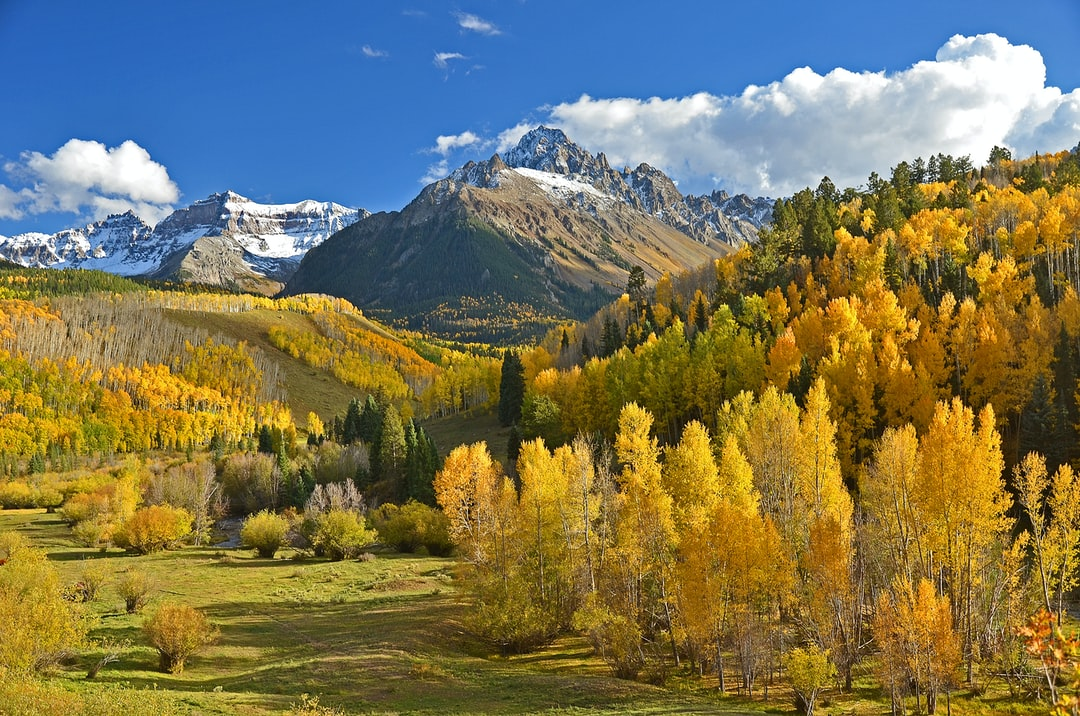
#> input picture images/AC.jpg, 1080 x 716 px
$ python contour.py
#> lines starting #> are read from the running program, lines starting #| are printed output that depends on the picture; after the words box and inside, x2 and y2 are one past the last pixel; in counts of white or black regions, pixels touching at a corner belong together
import cv2 as cv
import numpy as np

img = cv.imread('images/AC.jpg')
#> img is the input picture: shape (716, 1080, 3); mean B, G, R 87, 118.7, 123.1
cv.imshow('Original', img)

blank = np.zeros(img.shape, dtype='uint8')
cv.imshow('Blank', blank)

gray = cv.cvtColor(img, cv.COLOR_BGR2GRAY)
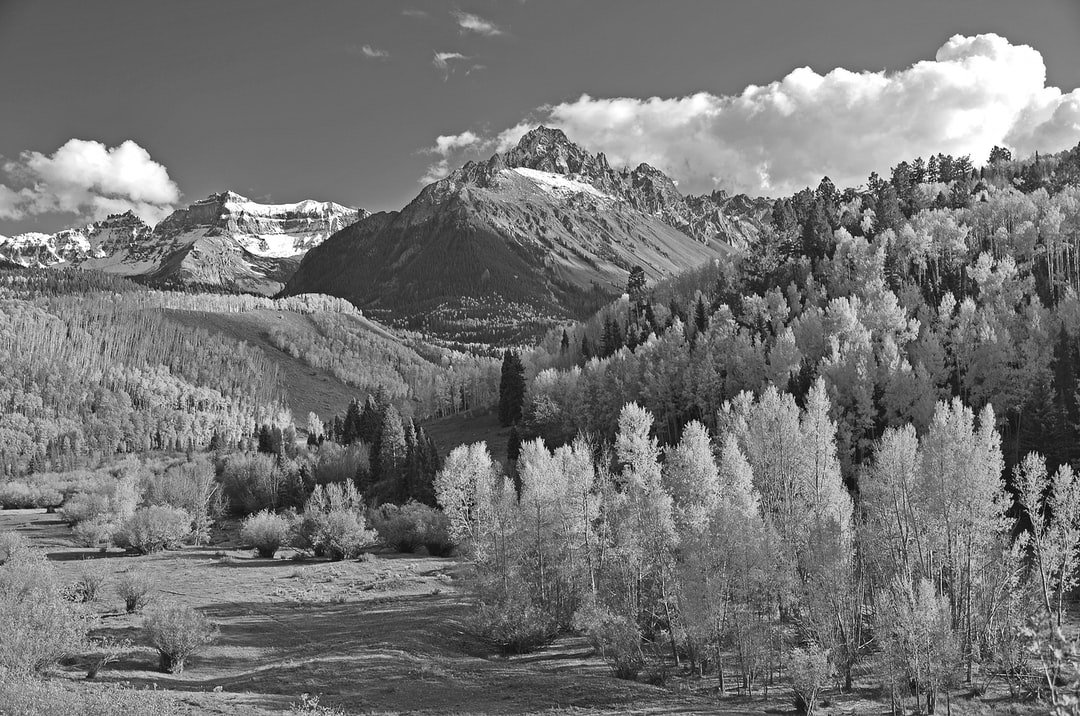
#> gray: shape (716, 1080); min 0, max 255, mean 116.4
cv.imshow('Gray', gray)

blur = cv.GaussianBlur(gray, (5, 5), cv.BORDER_DEFAULT)
cv.imshow('Blur', blur)

canny = cv.Canny(blur, 125, 175)
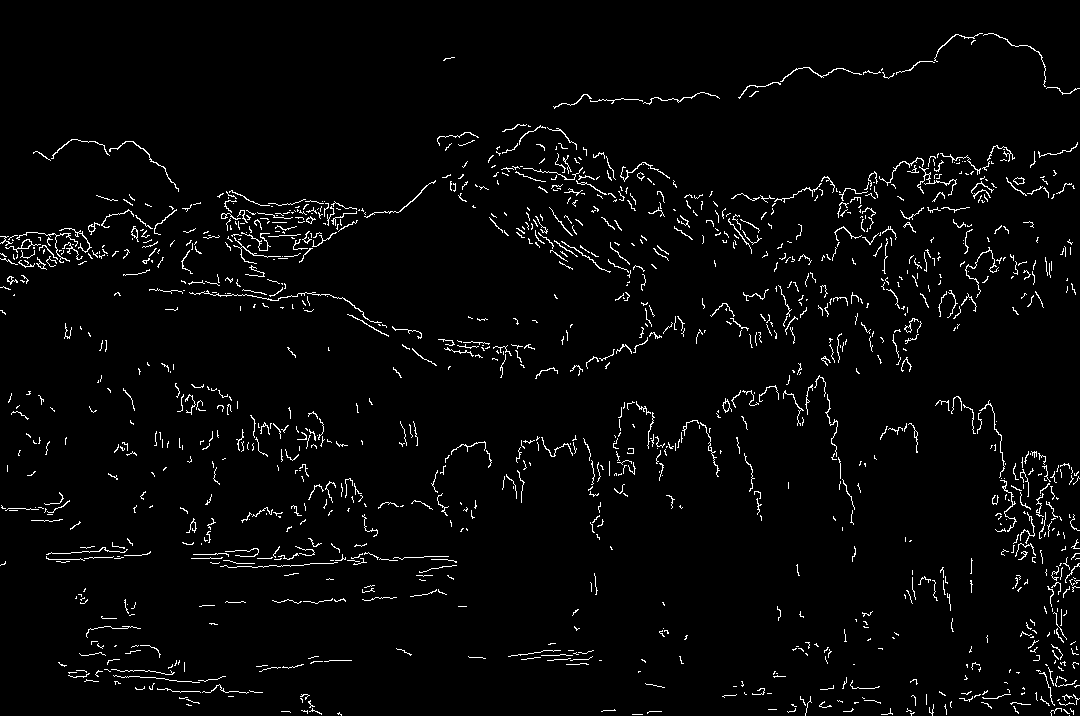
#> canny: shape (716, 1080); 2.9% white in thin lines or dots
cv.imshow('Canny Edges', canny)

# ret, thresh = cv.threshold(gray, 125, 255, cv.THRESH_BINARY)
# cv.imshow('Thresh', thresh)

contours, hierarchy = cv.findContours(canny, cv.RETR_LIST, cv.CHAIN_APPROX_SIMPLE)
#> contours = 1298 contours, 1261 with area under 20; largest, box (x1, y1, x2, y2) and area: (5, 239, 41, 253) 74, (21, 239, 32, 249) 60, (722, 398, 732, 413) 53, (1013, 177, 1025, 185) 50, (723, 401, 730, 412) 44
# cv.RETR_LIST : List all contours captured
# cv.RETR_TREE : List all contours and their hierarchy
# cv.RETR_EXTERNAL : List only the external contours

print(f'Contours found: {len(contours)}')
#| Contours found: 1298

# contours, hierarchy = cv.findContours(thresh, cv.RETR_LIST, cv.CHAIN_APPROX_SIMPLE)

cv.drawContours(blank, contours, -1, (0,0,255), 1)
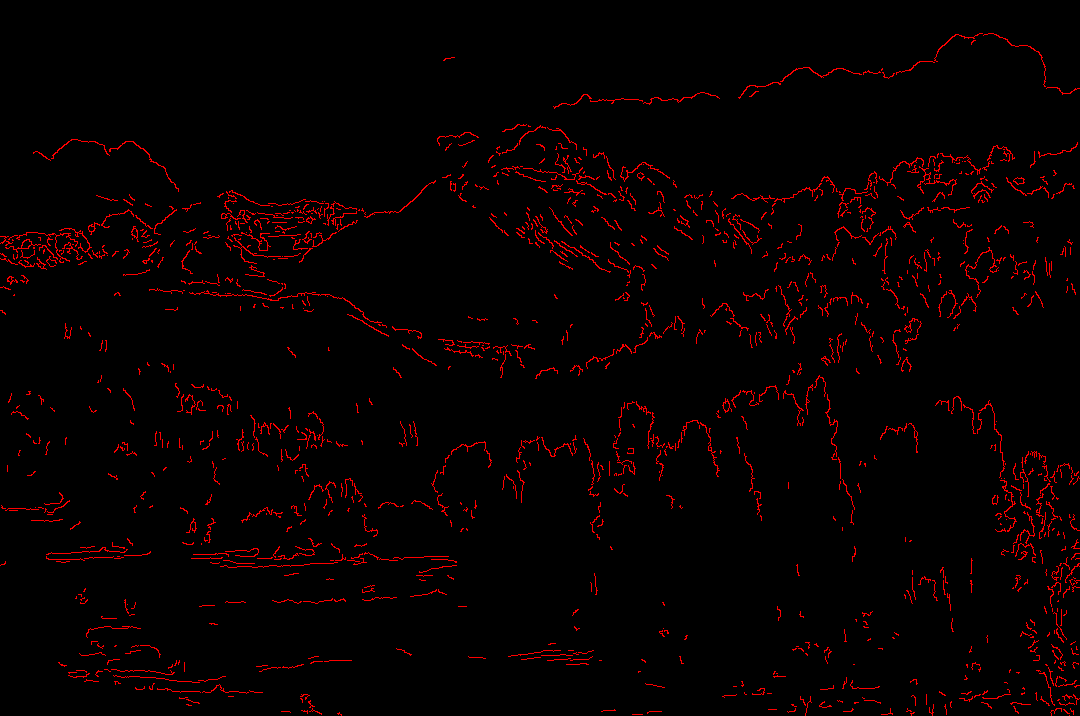
#> blank: shape (716, 1080, 3); mean of channels 0, 1, 2 0, 0, 7.4; drawn as B, G, R
cv.imshow('Contours Drawn', blank)

cv.waitKey(0)
